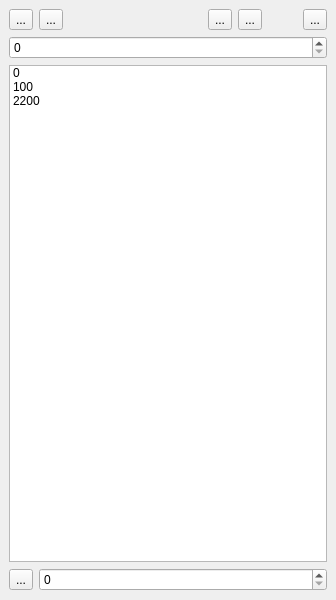
<?xml version="1.0" encoding="UTF-8"?>
<ui version="4.0">
 <class>DockWidget</class>
 <widget class="QDockWidget" name="DockWidget">
  <property name="geometry">
   <rect>
    <x>0</x>
    <y>0</y>
    <width>336</width>
    <height>600</height>
   </rect>
  </property>
  <property name="windowTitle">
   <string>Camera tracker</string>
  </property>
  <widget class="QWidget" name="dockWidgetContents">
   <layout class="QVBoxLayout" name="verticalLayout">
    <item>
     <layout class="QHBoxLayout" name="horizontalLayout_2" stretch="1,1,4,1,1,1,1">
      <item>
       <widget class="QToolButton" name="btnNew">
        <property name="text">
         <string>...</string>
        </property>
        <property name="icon">
         <iconset resource="ui.qrc">
          <normaloff>:/img/new.png</normaloff>:/img/new.png</iconset>
        </property>
       </widget>
      </item>
      <item>
       <widget class="QToolButton" name="btnOpen">
        <property name="text">
         <string>...</string>
        </property>
        <property name="icon">
         <iconset resource="ui.qrc">
          <normaloff>:/img/open.png</normaloff>:/img/open.png</iconset>
        </property>
       </widget>
      </item>
      <item>
       <spacer name="horizontalSpacer">
        <property name="orientation">
         <enum>Qt::Horizontal</enum>
        </property>
        <property name="sizeHint" stdset="0">
         <size>
          <width>40</width>
          <height>20</height>
         </size>
        </property>
       </spacer>
      </item>
      <item>
       <widget class="QToolButton" name="btnPosition">
        <property name="text">
         <string>...</string>
        </property>
        <property name="icon">
         <iconset resource="ui.qrc">
          <normaloff>:/img/position.png</normaloff>:/img/position.png</iconset>
        </property>
       </widget>
      </item>
      <item>
       <widget class="QToolButton" name="btnAdd">
        <property name="text">
         <string>...</string>
        </property>
        <property name="icon">
         <iconset resource="ui.qrc">
          <normaloff>:/img/plus.jpg</normaloff>:/img/plus.jpg</iconset>
        </property>
       </widget>
      </item>
      <item>
       <spacer name="horizontalSpacer_2">
        <property name="orientation">
         <enum>Qt::Horizontal</enum>
        </property>
        <property name="sizeHint" stdset="0">
         <size>
          <width>40</width>
          <height>20</height>
         </size>
        </property>
       </spacer>
      </item>
      <item>
       <widget class="QToolButton" name="btnRemove">
        <property name="text">
         <string>...</string>
        </property>
        <property name="icon">
         <iconset resource="ui.qrc">
          <normaloff>:/img/minus.png</normaloff>:/img/minus.png</iconset>
        </property>
       </widget>
      </item>
     </layout>
    </item>
    <item>
     <widget class="QSpinBox" name="currentTime">
      <property name="toolTip">
       <string>Current time</string>
      </property>
     </widget>
    </item>
    <item>
     <widget class="QListWidget" name="nodes">
      <property name="toolTip">
       <string>Nodes</string>
      </property>
      <item>
       <property name="text">
        <string>0</string>
       </property>
      </item>
      <item>
       <property name="text">
        <string>100</string>
       </property>
      </item>
      <item>
       <property name="text">
        <string>2200</string>
       </property>
      </item>
     </widget>
    </item>
    <item>
     <layout class="QHBoxLayout" name="horizontalLayout">
      <item>
       <widget class="QToolButton" name="btnReplay">
        <property name="text">
         <string>...</string>
        </property>
        <property name="icon">
         <iconset resource="ui.qrc">
          <normaloff>:/img/play.jpg</normaloff>:/img/play.jpg</iconset>
        </property>
        <property name="checkable">
         <bool>true</bool>
        </property>
       </widget>
      </item>
      <item>
       <widget class="QSpinBox" name="replayFactor">
        <property name="toolTip">
         <string>Replay factor</string>
        </property>
       </widget>
      </item>
     </layout>
    </item>
   </layout>
  </widget>
  <action name="actionNew">
   <property name="icon">
    <iconset resource="ui.qrc">
     <normaloff>:/img/new.png</normaloff>:/img/new.png</iconset>
   </property>
   <property name="text">
    <string>New camera track</string>
   </property>
   <property name="toolTip">
    <string>New camera track</string>
   </property>
  </action>
 </widget>
 <resources>
  <include location="ui.qrc"/>
 </resources>
 <connections>
  <connection>
   <sender>btnNew</sender>
   <signal>triggered(QAction*)</signal>
   <receiver>actionNew</receiver>
   <slot>trigger()</slot>
   <hints>
    <hint type="sourcelabel">
     <x>22</x>
     <y>56</y>
    </hint>
    <hint type="destinationlabel">
     <x>-1</x>
     <y>-1</y>
    </hint>
   </hints>
  </connection>
 </connections>
</ui>
